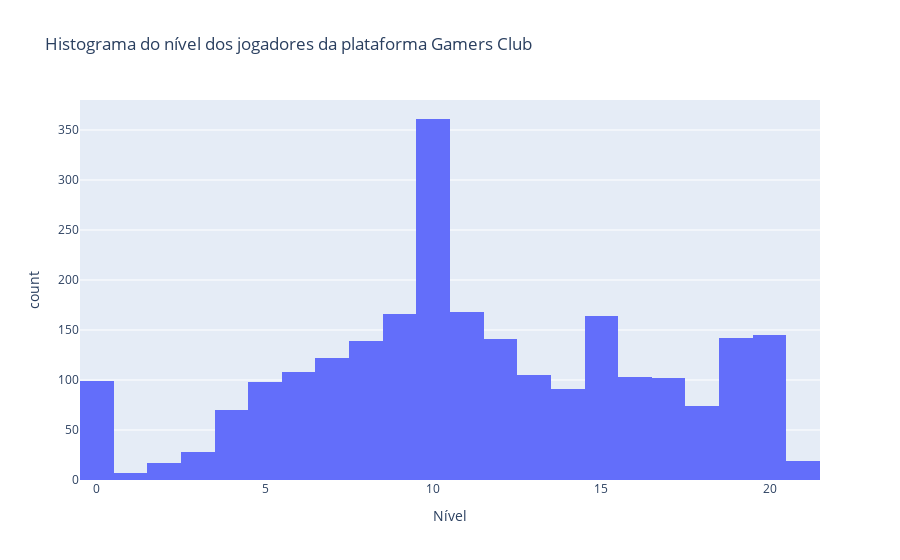

The notebook cell saved with this chart:
### Markdown cell above
### Distribuição de level

### Code cell
# Histogram of player level
fig = px.histogram(player_levels, x='vlLevel', title='Histograma do nível dos jogadores da plataforma Gamers Club')
fig.update_layout(xaxis_title='Nível')
fig.show()

### Figure 1 — Plotly figure (JSON) as saved in the notebook; plotly's stock layout.template omitted (floating-point values rounded to 4 significant figures; data arrays with more than 128 entries replaced by an {"elided": "..."} marker saying what was removed)
{"data": [{"alignmentgroup": "True", "bingroup": "x", "hovertemplate": "vlLevel=%{x}<br>count=%{y}<extra></extra>", "legendgroup": "", "marker": {"color": "#636efa", "pattern": {"shape": ""}}, "name": "", "offsetgroup": "", "orientation": "v", "showlegend": false, "type": "histogram", "x": {"elided": "2469 int values"}, "xaxis": "x", "yaxis": "y"}], "layout": {"barmode": "relative", "legend": {"tracegroupgap": 0}, "title": {"text": "Histograma do nível dos jogadores da plataforma Gamers Club"}, "xaxis": {"anchor": "y", "domain": [0, 1], "title": {"text": "Nível"}}, "yaxis": {"anchor": "x", "domain": [0, 1], "title": {"text": "count"}}}}
